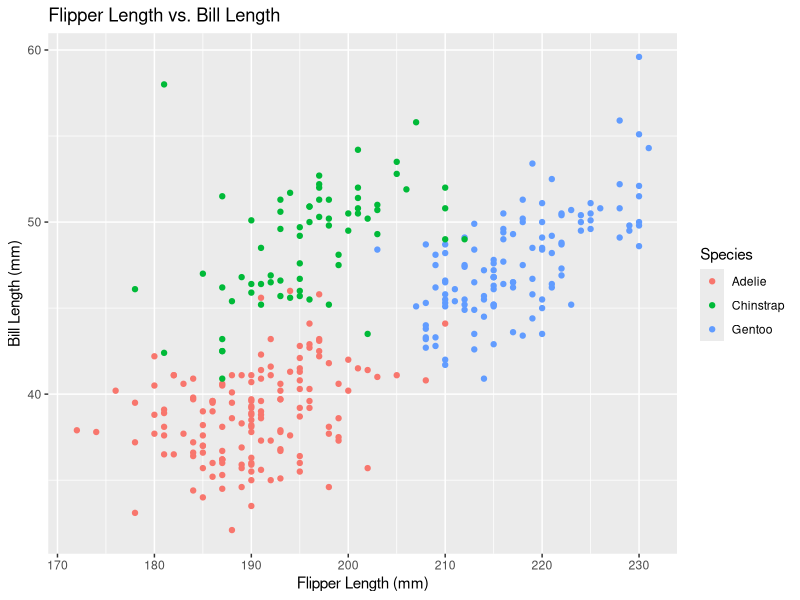
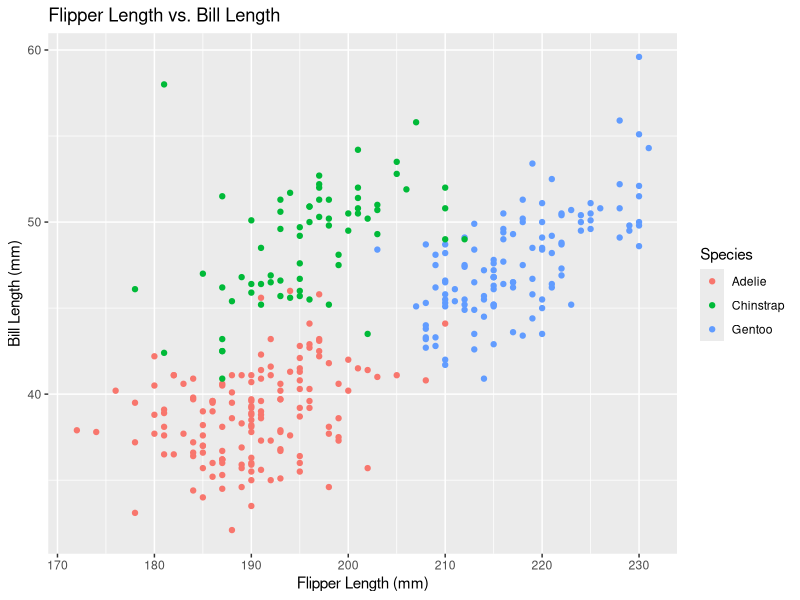

Reproduce these figures in R, in order.
## ---- chunk 1
knitr::opts_chunk$set(echo = TRUE)
library(tidyverse)
## ---- chunk 2
data("penguins", package = "palmerpenguins")
## ---- chunk 3
penguins %>% 
  drop_na() %>% 
  ggplot(aes(flipper_length_mm, bill_length_mm, color=species)) +
  geom_point() + 
  ggtitle("Flipper Length vs. Bill Length") + 
  xlab("Flipper Length (mm)") + 
  ylab("Bill Length (mm)") +
  scale_colour_discrete("Species")
 
## ---- chunk 4
ggsave("penguin_plot.jpg")
## ---- chunk 5
df <- 
  tibble(
    a = rnorm(10),
    b = a > 0,
    c = character(10),
    d = factor(c("small", "small", "small", "medium", "medium", "medium", "medium", "large", "large", "large"))
)
